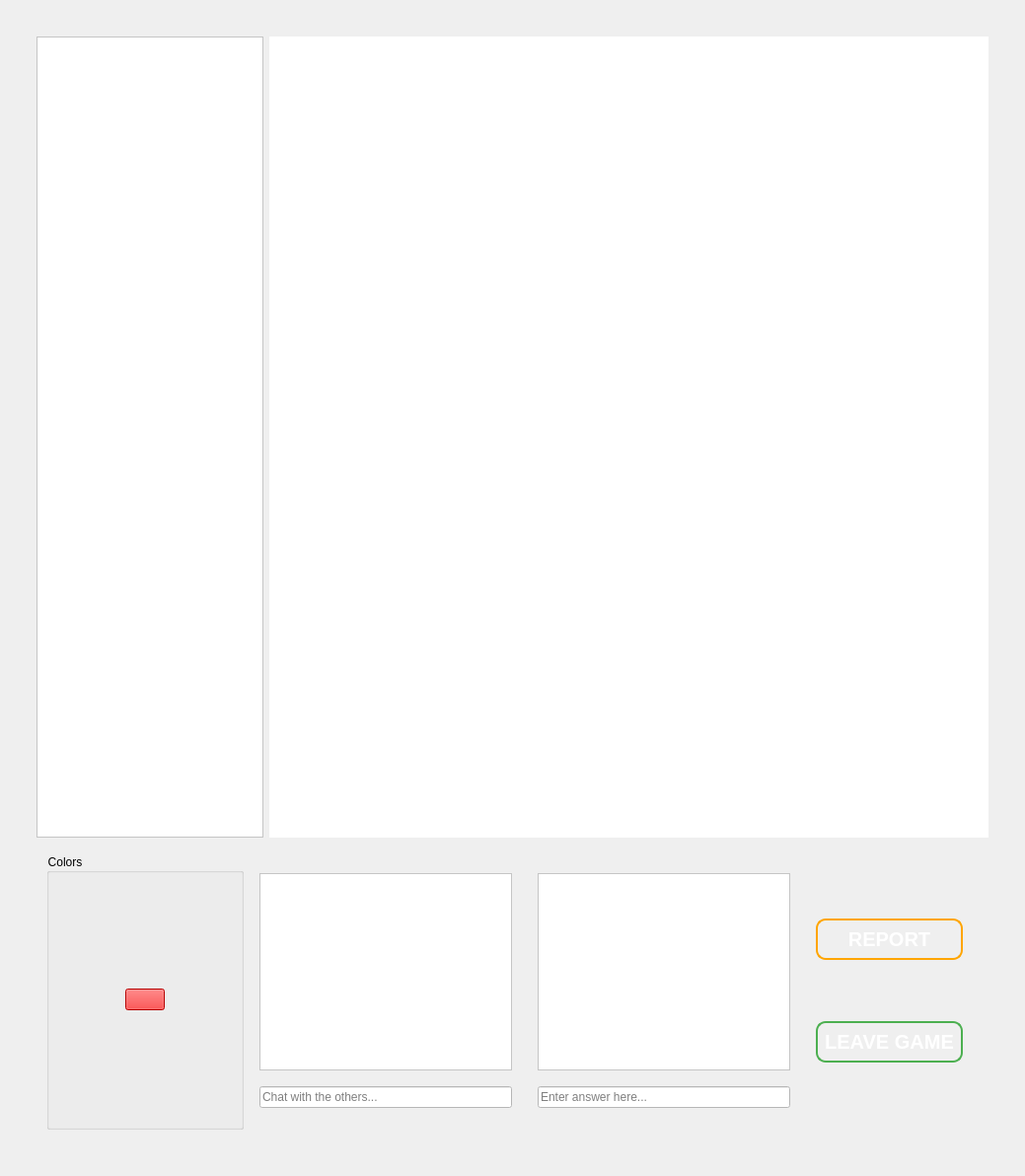
<?xml version="1.0" encoding="UTF-8"?>
<ui version="4.0">
 <class>MainWindow</class>
 <widget class="QMainWindow" name="MainWindow">
  <property name="geometry">
   <rect>
    <x>0</x>
    <y>0</y>
    <width>926</width>
    <height>699</height>
   </rect>
  </property>
  <property name="windowTitle">
   <string>MainWindow</string>
  </property>
  <widget class="QWidget" name="centralwidget">
   <property name="sizePolicy">
    <sizepolicy hsizetype="MinimumExpanding" vsizetype="MinimumExpanding">
     <horstretch>0</horstretch>
     <verstretch>0</verstretch>
    </sizepolicy>
   </property>
   <property name="styleSheet">
    <string notr="true">background: qlineargradient(x1: 0, y1: 0, x2: 0, y2: 1,
                             stop: 0 #001F33, stop: 1 #003366);
</string>
   </property>
   <layout class="QGridLayout" name="gridLayout_3">
    <item row="0" column="0">
     <widget class="QStackedWidget" name="stackedWidget">
      <property name="sizePolicy">
       <sizepolicy hsizetype="MinimumExpanding" vsizetype="MinimumExpanding">
        <horstretch>0</horstretch>
        <verstretch>0</verstretch>
       </sizepolicy>
      </property>
      <property name="minimumSize">
       <size>
        <width>700</width>
        <height>600</height>
       </size>
      </property>
      <property name="maximumSize">
       <size>
        <width>1920</width>
        <height>1920</height>
       </size>
      </property>
      <property name="currentIndex">
       <number>1</number>
      </property>
      <widget class="QWidget" name="P1">
       <property name="styleSheet">
        <string notr="true">background: qlineargradient(x1: 0, y1: 0, x2: 0, y2: 1,
                             stop: 0 #001F33, stop: 1 #003366);
</string>
       </property>
       <layout class="QGridLayout" name="gridLayout_6">
        <item row="0" column="0">
         <widget class="QFrame" name="frame_3">
          <property name="styleSheet">
           <string notr="true"/>
          </property>
          <property name="frameShape">
           <enum>QFrame::StyledPanel</enum>
          </property>
          <property name="frameShadow">
           <enum>QFrame::Raised</enum>
          </property>
          <layout class="QGridLayout" name="gridLayout_4">
           <item row="6" column="0">
            <spacer name="horizontalSpacer_2">
             <property name="orientation">
              <enum>Qt::Horizontal</enum>
             </property>
             <property name="sizeHint" stdset="0">
              <size>
               <width>40</width>
               <height>20</height>
              </size>
             </property>
            </spacer>
           </item>
           <item row="6" column="2">
            <spacer name="horizontalSpacer_3">
             <property name="orientation">
              <enum>Qt::Horizontal</enum>
             </property>
             <property name="sizeHint" stdset="0">
              <size>
               <width>40</width>
               <height>20</height>
              </size>
             </property>
            </spacer>
           </item>
           <item row="2" column="1">
            <spacer name="verticalSpacer_3">
             <property name="sizePolicy">
              <sizepolicy hsizetype="Minimum" vsizetype="Fixed">
               <horstretch>0</horstretch>
               <verstretch>0</verstretch>
              </sizepolicy>
             </property>
             <property name="maximumSize">
              <size>
               <width>700</width>
               <height>700</height>
              </size>
             </property>
             <property name="orientation">
              <enum>Qt::Vertical</enum>
             </property>
             <property name="sizeType">
              <enum>QSizePolicy::Fixed</enum>
             </property>
             <property name="sizeHint" stdset="0">
              <size>
               <width>20</width>
               <height>100</height>
              </size>
             </property>
            </spacer>
           </item>
           <item row="3" column="1">
            <widget class="QLabel" name="label">
             <property name="sizePolicy">
              <sizepolicy hsizetype="Fixed" vsizetype="Fixed">
               <horstretch>0</horstretch>
               <verstretch>0</verstretch>
              </sizepolicy>
             </property>
             <property name="maximumSize">
              <size>
               <width>700</width>
               <height>700</height>
              </size>
             </property>
             <property name="font">
              <font>
               <family>Comic Sans MS</family>
               <pointsize>16</pointsize>
              </font>
             </property>
             <property name="styleSheet">
              <string notr="true">font-family: 'Comic Sans MS';
color: red;
font-size: 16pt;
background-color: transparent;

</string>
             </property>
             <property name="text">
              <string>&lt;html&gt;&lt;head/&gt;&lt;body&gt;&lt;p align=&quot;center&quot;&gt;&lt;span style=&quot; font-family:'Consolas','monospace'; font-size:72pt; font-weight:700;&quot;&gt;Gartic&lt;/span&gt;&lt;span style=&quot; font-size:72pt; font-weight:700;&quot;/&gt;&lt;span style=&quot; font-family:'Consolas','monospace'; font-size:72pt; font-weight:700; color:#ff0000;&quot;&gt;.io&lt;/span&gt;&lt;/p&gt;&lt;/body&gt;&lt;/html&gt;</string>
             </property>
            </widget>
           </item>
           <item row="5" column="1" rowspan="2">
            <widget class="QFrame" name="frame_4">
             <property name="sizePolicy">
              <sizepolicy hsizetype="Fixed" vsizetype="Fixed">
               <horstretch>0</horstretch>
               <verstretch>0</verstretch>
              </sizepolicy>
             </property>
             <property name="maximumSize">
              <size>
               <width>800</width>
               <height>800</height>
              </size>
             </property>
             <property name="font">
              <font>
               <kerning>true</kerning>
              </font>
             </property>
             <property name="autoFillBackground">
              <bool>false</bool>
             </property>
             <property name="styleSheet">
              <string notr="true">background: transparent;</string>
             </property>
             <property name="frameShape">
              <enum>QFrame::NoFrame</enum>
             </property>
             <property name="frameShadow">
              <enum>QFrame::Raised</enum>
             </property>
             <property name="lineWidth">
              <number>1</number>
             </property>
             <layout class="QGridLayout" name="gridLayout_5">
              <item row="0" column="0">
               <spacer name="verticalSpacer">
                <property name="orientation">
                 <enum>Qt::Vertical</enum>
                </property>
                <property name="sizeHint" stdset="0">
                 <size>
                  <width>20</width>
                  <height>50</height>
                 </size>
                </property>
               </spacer>
              </item>
              <item row="3" column="0">
               <widget class="QPushButton" name="pushButton_3">
                <property name="sizePolicy">
                 <sizepolicy hsizetype="MinimumExpanding" vsizetype="MinimumExpanding">
                  <horstretch>0</horstretch>
                  <verstretch>0</verstretch>
                 </sizepolicy>
                </property>
                <property name="minimumSize">
                 <size>
                  <width>50</width>
                  <height>70</height>
                 </size>
                </property>
                <property name="maximumSize">
                 <size>
                  <width>300</width>
                  <height>100</height>
                 </size>
                </property>
                <property name="font">
                 <font>
                  <family>Consolas</family>
                  <pointsize>-1</pointsize>
                  <bold>true</bold>
                 </font>
                </property>
                <property name="styleSheet">
                 <string notr="true">QPushButton {
    background: qlineargradient(x1: 0, y1: 0, x2: 0, y2: 1,
                                stop: 0 #4CAF50, stop: 1 #2196F3);
    color: white;
    border: 2px solid #4CAF50;
    border-radius: 30px;
    padding: 5px 10px;

	font-family: &quot;Consolas&quot;;
    font-size: 36px;
    font-weight: bold;
}

QPushButton:checked {
    background: qlineargradient(x1: 0, y1: 0, x2: 0, y2: 1,
                                stop: 0 #FFD700, stop: 1 #FFA500);
    border: 2px solid #FFD700;
    color: black;
}

QPushButton:hover {
    background: qlineargradient(x1: 0, y1: 0, x2: 0, y2: 1,
                                stop: 0 #6B6B6B, stop: 1 #8B8B8B);
    border: 2px solid #808080;
    color: white;
}
</string>
                </property>
                <property name="text">
                 <string>QUIT</string>
                </property>
               </widget>
              </item>
              <item row="1" column="0">
               <widget class="QPushButton" name="pushButton">
                <property name="sizePolicy">
                 <sizepolicy hsizetype="MinimumExpanding" vsizetype="MinimumExpanding">
                  <horstretch>0</horstretch>
                  <verstretch>0</verstretch>
                 </sizepolicy>
                </property>
                <property name="minimumSize">
                 <size>
                  <width>300</width>
                  <height>70</height>
                 </size>
                </property>
                <property name="maximumSize">
                 <size>
                  <width>300</width>
                  <height>100</height>
                 </size>
                </property>
                <property name="font">
                 <font>
                  <family>Consolas</family>
                  <pointsize>-1</pointsize>
                  <bold>true</bold>
                  <underline>false</underline>
                  <strikeout>false</strikeout>
                  <stylestrategy>PreferDefault</stylestrategy>
                 </font>
                </property>
                <property name="styleSheet">
                 <string notr="true">QPushButton {
    background: qlineargradient(x1: 0, y1: 0, x2: 0, y2: 1,
                                stop: 0 #4CAF50, stop: 1 #2196F3);
    color: white;
    border: 2px solid #4CAF50;
    border-radius: 30px;
    padding: 5px 10px;

	font-family: &quot;Consolas&quot;;
    font-size: 36px;
    font-weight: bold;
}

QPushButton:checked {
    background: qlineargradient(x1: 0, y1: 0, x2: 0, y2: 1,
                                stop: 0 #FFD700, stop: 1 #FFA500);
    border: 2px solid #FFD700;
    color: black;
}

QPushButton:hover {
    background: qlineargradient(x1: 0, y1: 0, x2: 0, y2: 1,
                                stop: 0 #6B6B6B, stop: 1 #8B8B8B);
    border: 2px solid #808080;
    color: white;
}
</string>
                </property>
                <property name="text">
                 <string>PLAY</string>
                </property>
                <property name="autoRepeat">
                 <bool>false</bool>
                </property>
                <property name="autoDefault">
                 <bool>false</bool>
                </property>
                <property name="default">
                 <bool>false</bool>
                </property>
                <property name="flat">
                 <bool>false</bool>
                </property>
               </widget>
              </item>
              <item row="4" column="0">
               <spacer name="verticalSpacer_2">
                <property name="orientation">
                 <enum>Qt::Vertical</enum>
                </property>
                <property name="sizeHint" stdset="0">
                 <size>
                  <width>20</width>
                  <height>20</height>
                 </size>
                </property>
               </spacer>
              </item>
              <item row="2" column="0">
               <widget class="QPushButton" name="pushButton_2">
                <property name="sizePolicy">
                 <sizepolicy hsizetype="MinimumExpanding" vsizetype="MinimumExpanding">
                  <horstretch>0</horstretch>
                  <verstretch>0</verstretch>
                 </sizepolicy>
                </property>
                <property name="minimumSize">
                 <size>
                  <width>50</width>
                  <height>70</height>
                 </size>
                </property>
                <property name="maximumSize">
                 <size>
                  <width>300</width>
                  <height>100</height>
                 </size>
                </property>
                <property name="styleSheet">
                 <string notr="true">QPushButton {
    background: qlineargradient(x1: 0, y1: 0, x2: 0, y2: 1,
                                stop: 0 #4CAF50, stop: 1 #2196F3);
    color: white;
    border: 2px solid #4CAF50;
    border-radius: 30px;
    padding: 5px 10px;

	font-family: &quot;Consolas&quot;;
    font-size: 36px;
    font-weight: bold;
}

QPushButton:checked {
    background: qlineargradient(x1: 0, y1: 0, x2: 0, y2: 1,
                                stop: 0 #FFD700, stop: 1 #FFA500);
    border: 2px solid #FFD700;
    color: black;
}

QPushButton:hover {
    background: qlineargradient(x1: 0, y1: 0, x2: 0, y2: 1,
                                stop: 0 #6B6B6B, stop: 1 #8B8B8B);
    border: 2px solid #808080;
    color: white;
}
</string>
                </property>
                <property name="text">
                 <string>OPTIONS</string>
                </property>
               </widget>
              </item>
             </layout>
            </widget>
           </item>
          </layout>
         </widget>
        </item>
       </layout>
      </widget>
      <widget class="QWidget" name="P2">
       <layout class="QGridLayout" name="gridLayout_7">
        <item row="0" column="0">
         <widget class="QWidget" name="widget" native="true">
          <property name="sizePolicy">
           <sizepolicy hsizetype="MinimumExpanding" vsizetype="MinimumExpanding">
            <horstretch>0</horstretch>
            <verstretch>0</verstretch>
           </sizepolicy>
          </property>
          <layout class="QGridLayout" name="gridLayout_9">
           <item row="0" column="0">
            <widget class="QFrame" name="boxesFrame">
             <property name="enabled">
              <bool>true</bool>
             </property>
             <property name="sizePolicy">
              <sizepolicy hsizetype="MinimumExpanding" vsizetype="MinimumExpanding">
               <horstretch>0</horstretch>
               <verstretch>0</verstretch>
              </sizepolicy>
             </property>
             <property name="minimumSize">
              <size>
               <width>700</width>
               <height>550</height>
              </size>
             </property>
             <property name="layoutDirection">
              <enum>Qt::LeftToRight</enum>
             </property>
             <property name="styleSheet">
              <string notr="true">background: transparent;</string>
             </property>
             <property name="frameShape">
              <enum>QFrame::StyledPanel</enum>
             </property>
             <property name="frameShadow">
              <enum>QFrame::Raised</enum>
             </property>
             <layout class="QGridLayout" name="gridLayout_10">
              <item row="0" column="0" colspan="2">
               <layout class="QGridLayout" name="gridLayout_8">
                <item row="0" column="0">
                 <widget class="QTableWidget" name="tableWidget">
                  <property name="sizePolicy">
                   <sizepolicy hsizetype="MinimumExpanding" vsizetype="Expanding">
                    <horstretch>0</horstretch>
                    <verstretch>0</verstretch>
                   </sizepolicy>
                  </property>
                  <property name="maximumSize">
                   <size>
                    <width>230</width>
                    <height>16777215</height>
                   </size>
                  </property>
                  <property name="styleSheet">
                   <string notr="true">background-color: white;</string>
                  </property>
                 </widget>
                </item>
                <item row="0" column="1">
                 <widget class="QWidget" name="drawingBoard" native="true">
                  <property name="sizePolicy">
                   <sizepolicy hsizetype="MinimumExpanding" vsizetype="Preferred">
                    <horstretch>0</horstretch>
                    <verstretch>0</verstretch>
                   </sizepolicy>
                  </property>
                  <property name="cursor">
                   <cursorShape>CrossCursor</cursorShape>
                  </property>
                  <property name="styleSheet">
                   <string notr="true">background-color: white;</string>
                  </property>
                 </widget>
                </item>
               </layout>
              </item>
              <item row="1" column="0">
               <widget class="QFrame" name="chatBoxes">
                <property name="sizePolicy">
                 <sizepolicy hsizetype="MinimumExpanding" vsizetype="MinimumExpanding">
                  <horstretch>0</horstretch>
                  <verstretch>0</verstretch>
                 </sizepolicy>
                </property>
                <property name="minimumSize">
                 <size>
                  <width>300</width>
                  <height>0</height>
                 </size>
                </property>
                <property name="maximumSize">
                 <size>
                  <width>1500</width>
                  <height>300</height>
                 </size>
                </property>
                <property name="layoutDirection">
                 <enum>Qt::LeftToRight</enum>
                </property>
                <property name="styleSheet">
                 <string notr="true">background: transparent;</string>
                </property>
                <property name="frameShape">
                 <enum>QFrame::StyledPanel</enum>
                </property>
                <property name="frameShadow">
                 <enum>QFrame::Raised</enum>
                </property>
                <layout class="QGridLayout" name="gridLayout_11">
                 <item row="0" column="1">
                  <widget class="QFrame" name="chatFrame">
                   <property name="sizePolicy">
                    <sizepolicy hsizetype="Maximum" vsizetype="Expanding">
                     <horstretch>0</horstretch>
                     <verstretch>0</verstretch>
                    </sizepolicy>
                   </property>
                   <property name="minimumSize">
                    <size>
                     <width>100</width>
                     <height>100</height>
                    </size>
                   </property>
                   <property name="maximumSize">
                    <size>
                     <width>300</width>
                     <height>300</height>
                    </size>
                   </property>
                   <property name="frameShape">
                    <enum>QFrame::StyledPanel</enum>
                   </property>
                   <property name="frameShadow">
                    <enum>QFrame::Raised</enum>
                   </property>
                   <layout class="QGridLayout" name="gridLayout">
                    <item row="1" column="0">
                     <widget class="QLineEdit" name="lineEdit">
                      <property name="sizePolicy">
                       <sizepolicy hsizetype="Maximum" vsizetype="Fixed">
                        <horstretch>0</horstretch>
                        <verstretch>0</verstretch>
                       </sizepolicy>
                      </property>
                      <property name="maximumSize">
                       <size>
                        <width>300</width>
                        <height>16777215</height>
                       </size>
                      </property>
                      <property name="font">
                       <font>
                        <pointsize>9</pointsize>
                       </font>
                      </property>
                      <property name="styleSheet">
                       <string notr="true">background-color: white;</string>
                      </property>
                      <property name="placeholderText">
                       <string>Chat with the others...</string>
                      </property>
                     </widget>
                    </item>
                    <item row="0" column="0">
                     <widget class="QPlainTextEdit" name="plainTextEdit">
                      <property name="enabled">
                       <bool>true</bool>
                      </property>
                      <property name="sizePolicy">
                       <sizepolicy hsizetype="MinimumExpanding" vsizetype="Fixed">
                        <horstretch>0</horstretch>
                        <verstretch>0</verstretch>
                       </sizepolicy>
                      </property>
                      <property name="maximumSize">
                       <size>
                        <width>300</width>
                        <height>200</height>
                       </size>
                      </property>
                      <property name="styleSheet">
                       <string notr="true">background-color: white;</string>
                      </property>
                      <property name="readOnly">
                       <bool>true</bool>
                      </property>
                     </widget>
                    </item>
                   </layout>
                  </widget>
                 </item>
                 <item row="0" column="3">
                  <widget class="QFrame" name="frame">
                   <property name="sizePolicy">
                    <sizepolicy hsizetype="Maximum" vsizetype="Preferred">
                     <horstretch>0</horstretch>
                     <verstretch>0</verstretch>
                    </sizepolicy>
                   </property>
                   <property name="minimumSize">
                    <size>
                     <width>100</width>
                     <height>0</height>
                    </size>
                   </property>
                   <property name="maximumSize">
                    <size>
                     <width>200</width>
                     <height>300</height>
                    </size>
                   </property>
                   <property name="frameShape">
                    <enum>QFrame::StyledPanel</enum>
                   </property>
                   <property name="frameShadow">
                    <enum>QFrame::Raised</enum>
                   </property>
                   <layout class="QGridLayout" name="gridLayout_12">
                    <item row="0" column="3">
                     <widget class="QPushButton" name="pushButton_4">
                      <property name="maximumSize">
                       <size>
                        <width>300</width>
                        <height>16777215</height>
                       </size>
                      </property>
                      <property name="styleSheet">
                       <string notr="true">QPushButton {
    background: qlineargradient(x1:0, y1:0, x2:1, y2:0,
                                stop: 0 #FFA500, stop: 1 #FF0000);
    border: 2px solid #FFA500;
    color: white;
    border-radius: 10px;
    padding: 7px;

	font-family: &quot;Consolas&quot;;
    font-size: 20px;
    font-weight: bold;
}

QPushButton:checked {
    background: qlineargradient(x1: 0, y1: 0, x2: 0, y2: 1,
                                stop: 0 #FFD700, stop: 1 #FFA500);
    border: 2px solid #FFA500;
    color: black;
}

QPushButton:hover {
    background: qlineargradient(x1:0, y1:0, x2:1, y2:0,
                                stop: 0 #FF4500, stop: 1 #DC143C);
    border: 2px solid #FFA500;
    color: white;
}
</string>
                      </property>
                      <property name="text">
                       <string>REPORT</string>
                      </property>
                     </widget>
                    </item>
                    <item row="1" column="3">
                     <widget class="QPushButton" name="pushButton_5">
                      <property name="maximumSize">
                       <size>
                        <width>300</width>
                        <height>16777215</height>
                       </size>
                      </property>
                      <property name="styleSheet">
                       <string notr="true">QPushButton {
    background: qlineargradient(x1: 0, y1: 0, x2: 0, y2: 1,
                                stop: 0 #4CAF50, stop: 1 #2196F3);
    border: 2px solid #4CAF50;
	color: white;
    border-radius: 10px;
    padding: 7px;

	font-family: &quot;Consolas&quot;;
    font-size: 20px;
    font-weight: bold;
}

QPushButton:checked {
    background: qlineargradient(x1: 0, y1: 0, x2: 0, y2: 1,
                                stop: 0 #FFD700, stop: 1 #FFA500);
    border: 2px solid #FFD700;
    color: black;
}

QPushButton:hover {
    background: qlineargradient(x1: 0, y1: 0, x2: 0, y2: 1,
                                stop: 0 #6B6B6B, stop: 1 #8B8B8B);
    border: 2px solid #808080;
    color: white;
}
</string>
                      </property>
                      <property name="text">
                       <string>LEAVE GAME</string>
                      </property>
                     </widget>
                    </item>
                   </layout>
                  </widget>
                 </item>
                 <item row="0" column="2">
                  <widget class="QFrame" name="answerFrame">
                   <property name="sizePolicy">
                    <sizepolicy hsizetype="Maximum" vsizetype="MinimumExpanding">
                     <horstretch>0</horstretch>
                     <verstretch>0</verstretch>
                    </sizepolicy>
                   </property>
                   <property name="minimumSize">
                    <size>
                     <width>100</width>
                     <height>100</height>
                    </size>
                   </property>
                   <property name="maximumSize">
                    <size>
                     <width>300</width>
                     <height>300</height>
                    </size>
                   </property>
                   <property name="frameShape">
                    <enum>QFrame::StyledPanel</enum>
                   </property>
                   <property name="frameShadow">
                    <enum>QFrame::Raised</enum>
                   </property>
                   <layout class="QGridLayout" name="gridLayout_2">
                    <item row="0" column="0">
                     <widget class="QPlainTextEdit" name="plainTextEdit_2">
                      <property name="enabled">
                       <bool>true</bool>
                      </property>
                      <property name="sizePolicy">
                       <sizepolicy hsizetype="MinimumExpanding" vsizetype="Fixed">
                        <horstretch>0</horstretch>
                        <verstretch>0</verstretch>
                       </sizepolicy>
                      </property>
                      <property name="maximumSize">
                       <size>
                        <width>300</width>
                        <height>200</height>
                       </size>
                      </property>
                      <property name="layoutDirection">
                       <enum>Qt::LeftToRight</enum>
                      </property>
                      <property name="styleSheet">
                       <string notr="true">background-color: white;</string>
                      </property>
                      <property name="readOnly">
                       <bool>true</bool>
                      </property>
                     </widget>
                    </item>
                    <item row="1" column="0">
                     <widget class="QLineEdit" name="lineEdit_2">
                      <property name="sizePolicy">
                       <sizepolicy hsizetype="MinimumExpanding" vsizetype="Fixed">
                        <horstretch>0</horstretch>
                        <verstretch>0</verstretch>
                       </sizepolicy>
                      </property>
                      <property name="maximumSize">
                       <size>
                        <width>300</width>
                        <height>16777215</height>
                       </size>
                      </property>
                      <property name="font">
                       <font>
                        <pointsize>9</pointsize>
                       </font>
                      </property>
                      <property name="styleSheet">
                       <string notr="true">background-color: white;</string>
                      </property>
                      <property name="placeholderText">
                       <string>Enter answer here...</string>
                      </property>
                     </widget>
                    </item>
                   </layout>
                  </widget>
                 </item>
                 <item row="0" column="0">
                  <widget class="QGroupBox" name="groupBox">
                   <property name="sizePolicy">
                    <sizepolicy hsizetype="MinimumExpanding" vsizetype="Preferred">
                     <horstretch>0</horstretch>
                     <verstretch>0</verstretch>
                    </sizepolicy>
                   </property>
                   <property name="minimumSize">
                    <size>
                     <width>200</width>
                     <height>0</height>
                    </size>
                   </property>
                   <property name="maximumSize">
                    <size>
                     <width>300</width>
                     <height>300</height>
                    </size>
                   </property>
                   <property name="title">
                    <string>Colors</string>
                   </property>
                   <layout class="QGridLayout" name="gridLayout_13">
                    <item row="0" column="0">
                     <widget class="QPushButton" name="pushButton_6">
                      <property name="sizePolicy">
                       <sizepolicy hsizetype="Fixed" vsizetype="Fixed">
                        <horstretch>0</horstretch>
                        <verstretch>0</verstretch>
                       </sizepolicy>
                      </property>
                      <property name="styleSheet">
                       <string notr="true">background-color: red;</string>
                      </property>
                      <property name="text">
                       <string/>
                      </property>
                     </widget>
                    </item>
                   </layout>
                  </widget>
                 </item>
                </layout>
               </widget>
              </item>
             </layout>
            </widget>
           </item>
          </layout>
         </widget>
        </item>
       </layout>
      </widget>
     </widget>
    </item>
   </layout>
  </widget>
  <widget class="QMenuBar" name="menubar">
   <property name="geometry">
    <rect>
     <x>0</x>
     <y>0</y>
     <width>926</width>
     <height>22</height>
    </rect>
   </property>
   <property name="autoFillBackground">
    <bool>false</bool>
   </property>
   <property name="styleSheet">
    <string notr="true">background: qlineargradient(x1: 0, y1: 0, x2: 0, y2: 1,
                             stop: 0 #001F33, stop: 1 #003366);
</string>
   </property>
  </widget>
 </widget>
 <resources/>
 <connections/>
</ui>
